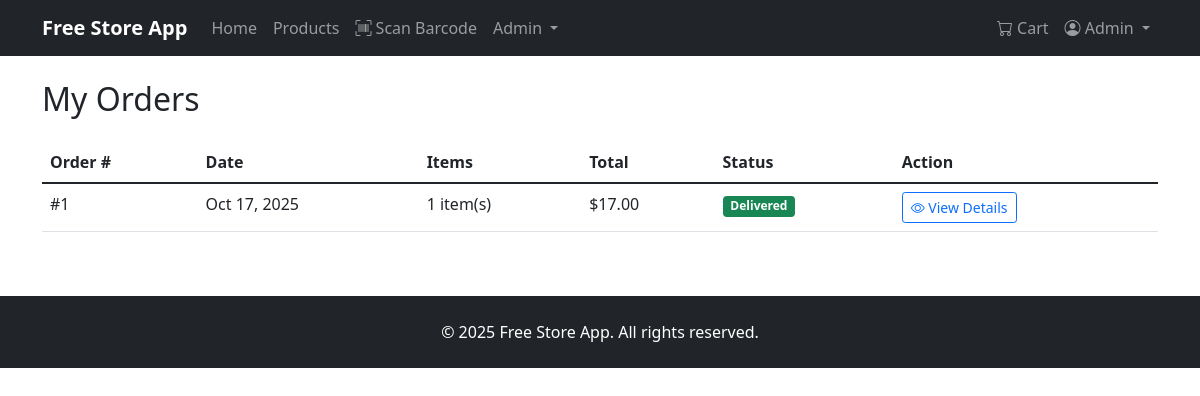
/orders (signed in), run on an earlier commit of the app's database.
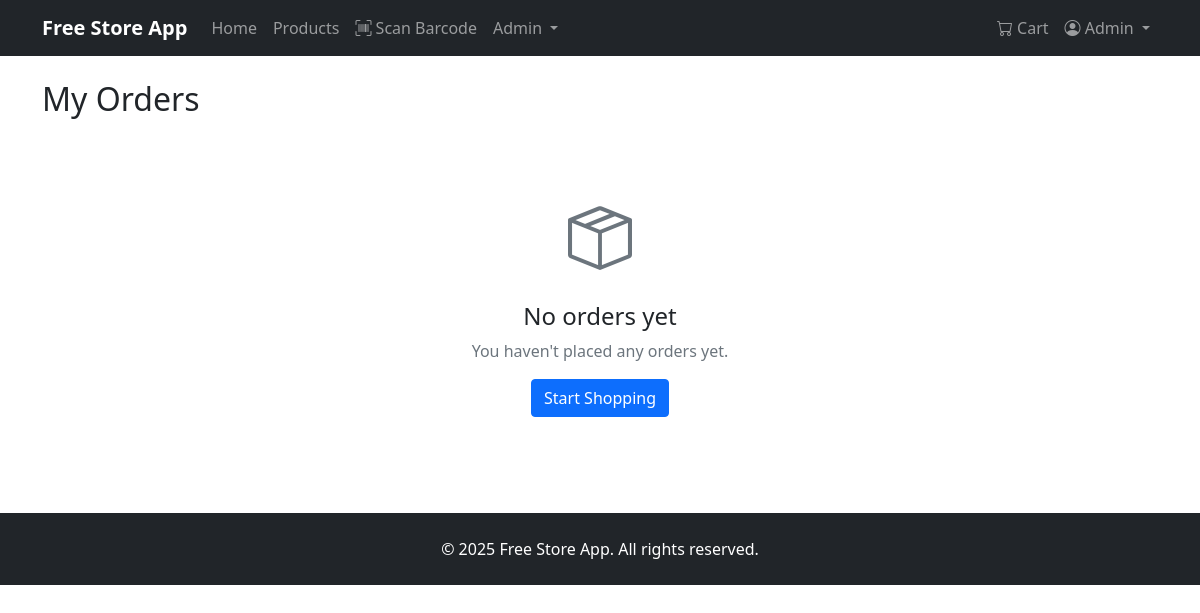
And on a later commit of the database.
### app/models.py (models this page shows)
class User(db.Model, UserMixin):
    id = db.Column(db.Integer, primary_key=True)
    email = db.Column(db.String(150), unique=True)
    password = db.Column(db.String(150))
    first_name = db.Column(db.String(150))
    is_admin = db.Column(db.Boolean, default=False)
    cart = db.relationship('Cart', backref='user', lazy=True, uselist=False)
    orders = db.relationship('Order', backref='user', lazy=True)

class Order(db.Model):
    id = db.Column(db.Integer, primary_key=True)
    user_id = db.Column(db.Integer, db.ForeignKey('user.id'))
    items = db.relationship('OrderItem', backref='order', lazy=True)
    total = db.Column(db.Float, nullable=False)
    date_ordered = db.Column(db.DateTime, default=datetime.utcnow, nullable=False)
    status = db.Column(db.String(50), default='Processing')
    shipping_first_name = db.Column(db.String(100), nullable=True)
    shipping_last_name = db.Column(db.String(100), nullable=True)
    shipping_address1 = db.Column(db.String(200), nullable=True)
    shipping_address2 = db.Column(db.String(200), nullable=True)
    shipping_city = db.Column(db.String(100), nullable=True)
    shipping_state = db.Column(db.String(100), nullable=True)
    shipping_zip_code = db.Column(db.String(20), nullable=True)
    shipping_country = db.Column(db.String(100), nullable=True)

class StoreSettings(db.Model):
    id = db.Column(db.Integer, primary_key=True)
    currency = db.Column(db.String(10), default='$')
    currency_position = db.Column(db.String(10), default='left')  # 'left' or 'right'
    show_addresses = db.Column(db.Boolean, default=True)
    show_prices = db.Column(db.Boolean, default=True)
    prices_as_free = db.Column(db.Boolean, default=False)
    updated_at = db.Column(db.DateTime, default=datetime.utcnow, onupdate=datetime.utcnow)
    @classmethod
    def get_settings(cls):
        settings = cls.query.first()
        if not settings:
            settings = cls()
            db.session.add(settings)
            db.session.commit()
        return settings
    def format_price(self, amount):
        if self.prices_as_free:
            return 'Free'
        if self.currency_position == 'left':
            return f"{self.currency}{amount:,.2f}"
        else:
            return f"{amount:,.2f}{self.currency}"

### app/views.py (the view)
@views.route('/orders')
@login_required
def orders():
    from .models import StoreSettings
    orders = Order.query.filter_by(user_id=current_user.id).order_by(Order.date_ordered.desc()).all()
    settings = StoreSettings.get_settings()
    return render_template('views/orders.html', orders=orders, user=current_user, settings=settings)

### app/templates/views/orders.html (shortened to what this page needs)
{% extends "base.html" %}
{% block content %}
<div class="row">
    <div class="col-12">
        <h2 class="mb-4">My Orders</h2>
        {% if orders %}
        <div class="table-responsive">
            <table class="table">
                <thead>
                    <tr>
                        <th>Order #</th>
                        <th>Date</th>
                        <th>Items</th>
                        <th>Total</th>
                        <th>Status</th>
                        <th>Action</th>
                    </tr>
                </thead>
                <tbody>
                    {% for order in orders %}
                    <tr>
                        <td>#{{ order.id }}</td>
                        <td>{{ order.date_ordered.strftime('%b %d, %Y') }}</td>
                        <td>{{ order.items|length }} item(s)</td>
                        <td>{{ settings.format_price(order.total) }}</td>
                        <td>
                            <span class="badge bg-{{ 'success' if order.status == 'Delivered' else 'warning' }}">
                                {{ order.status }}
                            </span>
                        </td>
                        <td>
                            <a href="{{ url_for('views.view_order', order_id=order.id) }}" class="btn btn-sm btn-outline-primary">
                                <i class="bi bi-eye"></i> View Details
                            </a>
                        </td>
                    </tr>
                    {% endfor %}
                </tbody>
            </table>
        </div>
        {% else %}
        <div class="text-center py-5">
            <i class="bi bi-box-seam" style="font-size: 4rem; color: #6c757d;"></i>
            <h4 class="mt-3">No orders yet</h4>
            <p class="text-muted">You haven't placed any orders yet.</p>
            <a href="{{ url_for('views.home') }}" class="btn btn-primary">Start Shopping</a>
        </div>
        {% endif %}
    </div>
</div>
{% endblock %}

### app/templates/fs/base.html (shortened to what this page needs)
<!DOCTYPE html>
<html lang="en">
<head>
    <link href="https://cdn.jsdelivr.net/npm/bootstrap@5.1.3/dist/css/bootstrap.min.css" rel="stylesheet">
    <link rel="stylesheet" href="https://cdn.jsdelivr.net/npm/bootstrap-icons@1.8.1/font/bootstrap-icons.css">
</head>
<body>
    <nav class="navbar navbar-expand-lg navbar-dark bg-dark">
        <div class="container">
            <a class="navbar-brand" href="{{ url_for('views.home') }}">Free Store App</a>
            <div class="collapse navbar-collapse" id="navbarNav">
                <ul class="navbar-nav me-auto">
                    <li class="nav-item">
                        <a class="nav-link" href="{{ url_for('views.home') }}">Home</a>
                    </li>
                    <li class="nav-item">
                        <a class="nav-link" href="#">Products</a>
                    </li>
                    <li class="nav-item">
                        <a class="nav-link" href="{{ url_for('views.scan_barcode') }}">
                            <i class="bi bi-upc-scan"></i> Scan Barcode
                        </a>
                    </li>
                    {% if current_user.is_authenticated and current_user.is_admin %}
                    <li class="nav-item dropdown">
                        <a class="nav-link dropdown-toggle" href="#" id="adminDropdown" role="button" data-bs-toggle="dropdown">
                            Admin
                        </a>
                    </li>
                    {% endif %}
                </ul>
                <ul class="navbar-nav">
                    {% if current_user.is_authenticated %}
                        <li class="nav-item">
                            <a class="nav-link" href="{{ url_for('views.cart') }}">
                                <i class="bi bi-cart"></i> Cart
                            </a>
                        </li>
                        <li class="nav-item dropdown">
                            <a class="nav-link dropdown-toggle" href="#" id="userDropdown" role="button" data-bs-toggle="dropdown">
                                <i class="bi bi-person-circle"></i> {{ current_user.first_name }}
                            </a>
                        </li>
                    {% endif %}
                </ul>
            </div>
        </div>
    </nav>
    <div class="container my-4">
        {% block content %}{% endblock %}
    </div>
    <footer class="bg-dark text-white py-4 mt-5">
        <div class="container text-center">
            <p class="mb-0">&copy; 2025 Free Store App. All rights reserved.</p>
        </div>
    </footer>
</body>
</html>

### app/templates/fs/base.html (style rules this page uses)
.navbar-brand { font-weight: bold; }

What changed in the data, as far as the page shows it:
removed Order: id "1", date_ordered "Oct 17, 2025", items|length "1", format_price "$17.00", status "Delivered"
Also different on the page:
text no longer shown: "Order # Date Items Total Status Action"
text now shown: "No orders yet You haven't placed any orders yet. Start Shopping"
